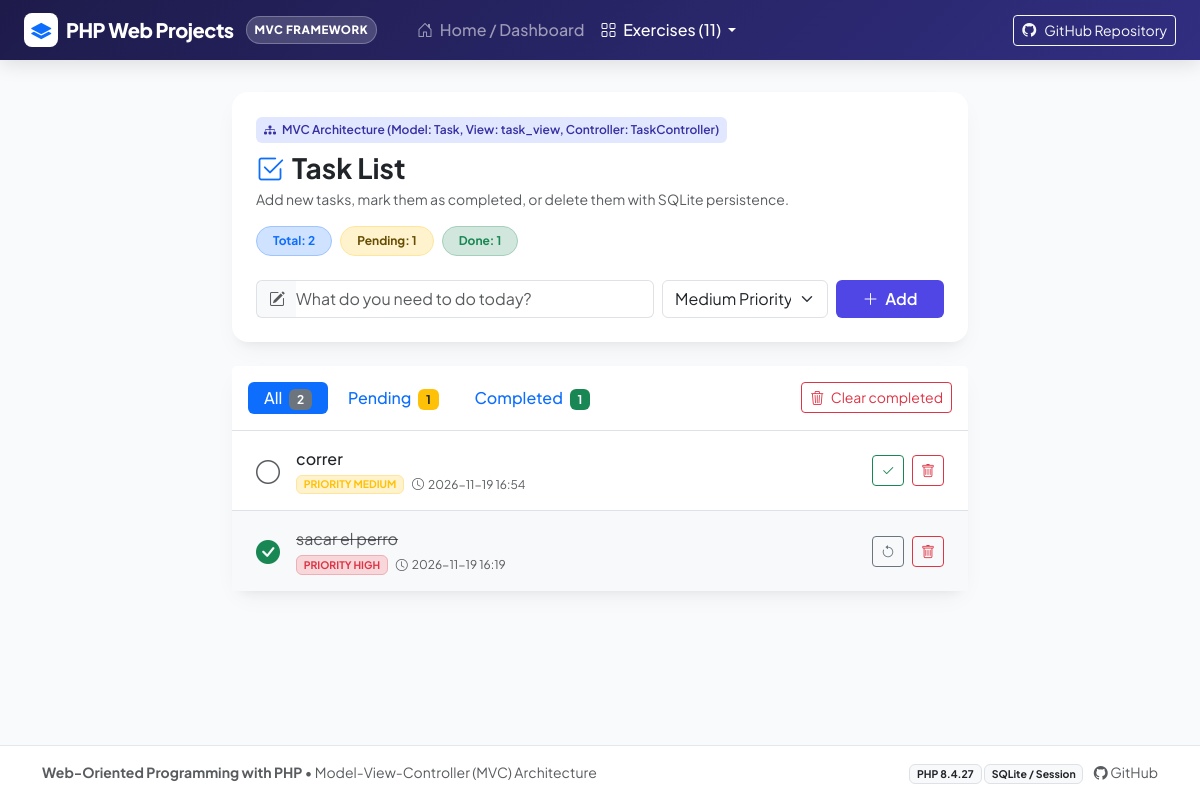
The page /01-lista-tareas/index.php on the database as committed earlier.
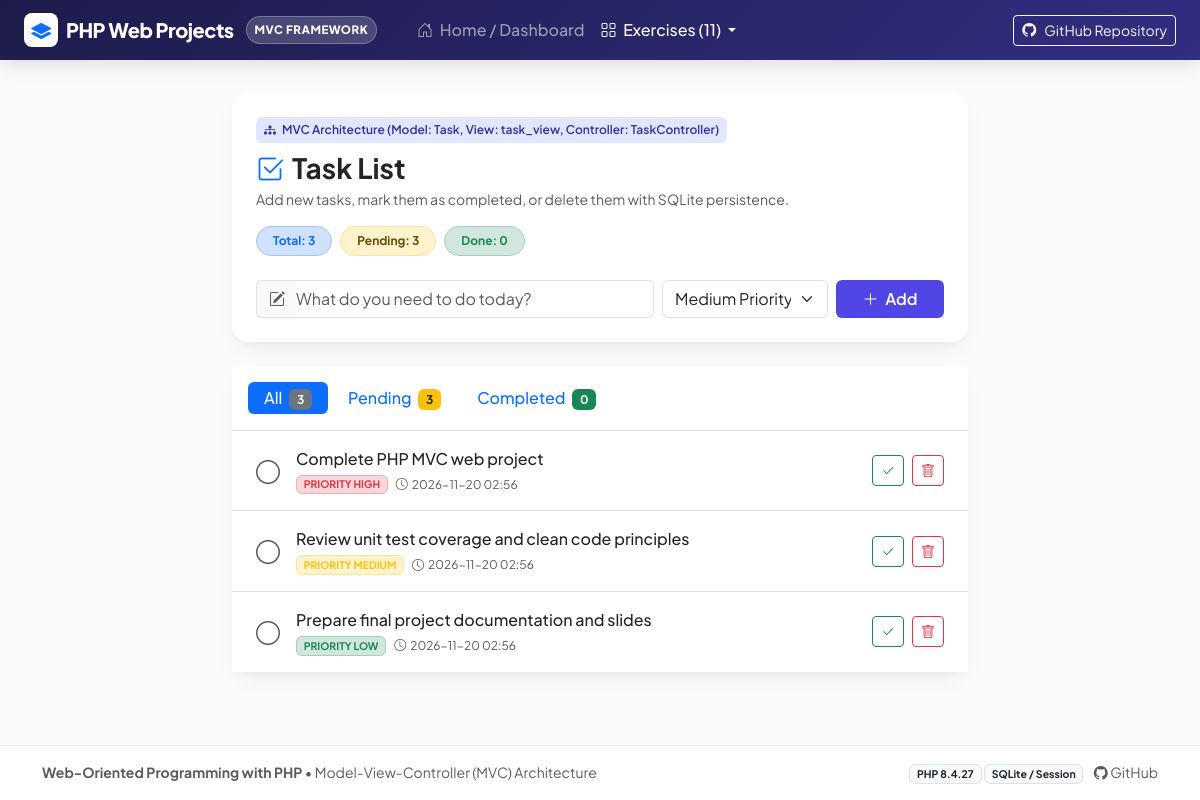
The same page on the database as committed later.
### tables this page shows
CREATE TABLE tasks (
            id INTEGER PRIMARY KEY AUTOINCREMENT,
            title TEXT NOT NULL,
            priority TEXT DEFAULT 'medium',
            completed INTEGER DEFAULT 0,
            created_at DATETIME DEFAULT CURRENT_TIMESTAMP
        );

### 01-lista-tareas/index.php (called while the page is built)
<?php
require_once __DIR__ . '/controllers/TaskController.php';
$controller = new TaskController();
$controller->handleRequest();

### 01-lista-tareas/models/Task.php (called while the page is built, shortened)
<?php
class Task {
    private PDO $db;
    public function __construct() {
        $dbPath = __DIR__ . '/../data/tasks.sqlite';
        $this->db = new PDO('sqlite:' . $dbPath);
        $this->db->setAttribute(PDO::ATTR_ERRMODE, PDO::ERRMODE_EXCEPTION);
        $this->db->setAttribute(PDO::ATTR_DEFAULT_FETCH_MODE, PDO::FETCH_ASSOC);
        $this->initializeTable();
    }
    private function initializeTable(): void {
        $sql = "CREATE TABLE IF NOT EXISTS tasks (
            id INTEGER PRIMARY KEY AUTOINCREMENT,
            title TEXT NOT NULL,
            priority TEXT DEFAULT 'medium',
            completed INTEGER DEFAULT 0,
            created_at DATETIME DEFAULT CURRENT_TIMESTAMP
        )";
        $this->db->exec($sql);
        $count = (int)$this->db->query("SELECT COUNT(*) FROM tasks")->fetchColumn();
    }
    public function getAll(string $filter = 'all'): array {
        $sql = "SELECT * FROM tasks";
        $sql .= " ORDER BY completed ASC,
                  CASE priority
                    WHEN 'high' THEN 1
                    WHEN 'alta' THEN 1
                    WHEN 'medium' THEN 2
                    WHEN 'media' THEN 2
                    WHEN 'low' THEN 3
                    WHEN 'baja' THEN 3
                    ELSE 4
                  END ASC, id DESC";
        $stmt = $this->db->query($sql);
        return $stmt->fetchAll();
    }
}

### 01-lista-tareas/views/task_view.php (the view, shortened to what the rows shown need)
<?php
require __DIR__ . '/../../shared/header.php';
?>
<div class="container py-2">
    <div class="row justify-content-center">
        <div class="col-lg-9 col-xl-8">
            <div class="card app-card mb-4 border-0">
                <div class="card-body p-4">
                    <div class="d-flex flex-wrap justify-content-between align-items-center gap-3 mb-3">
                        <div>
                            <h2 class="h3 fw-bold mb-1">
                                <i class="bi bi-check2-square text-primary me-2"></i>Task List
                            </h2>
                        </div>
                    </div>
                </div>
            </div>
            <div class="card app-card border-0">
                <div class="card-body p-0">
                    <?php if (empty($tasks)): ?>
                        <div class="text-center py-5">
                            <i class="bi bi-clipboard2-check text-muted display-4"></i>
                            <h5 class="mt-3 text-secondary">No tasks in this section</h5>
                            <p class="text-muted small">Add a task above to get started.</p>
                        </div>
                    <?php else: ?>
                        <ul class="list-group list-group-flush">
                            <?php foreach ($tasks as $task): ?>
                                <?php
                                    $isDone = (bool)$task['completed'];
                                    $prioClass = match($task['priority']) {
                                        'high', 'alta' => 'danger',
                                        'medium', 'media' => 'warning',
                                        'low', 'baja' => 'success',
                                        default => 'secondary'
                                    };
                                    $prioLabel = match($task['priority']) {
                                        'high', 'alta' => 'High',
                                        'medium', 'media' => 'Medium',
                                        'low', 'baja' => 'Low',
                                        default => 'Normal'
                                    };
                                ?>
                                <li class="list-group-item d-flex align-items-center justify-content-between py-3 px-4 <?= $isDone ? 'bg-light' : '' ?>">
                                    <div class="d-flex align-items-center gap-3 flex-grow-1 me-3">
                                        <a href="index.php?action=toggle&id=<?= $task['id'] ?>&filter=<?= urlencode($filter) ?>" class="text-decoration-none fs-4">
                                            <?php if ($isDone): ?>
                                                <i class="bi bi-check-circle-fill text-success"></i>
                                            <?php else: ?>
                                                <i class="bi bi-circle text-muted"></i>
                                            <?php endif; ?>
                                        </a>
                                        <div>
                                            <span class="fs-6 <?= $isDone ? 'text-decoration-line-through text-muted' : 'fw-medium text-dark' ?>">
                                                <?= htmlspecialchars($task['title']) ?>
                                            </span>
                                            <div class="small text-muted d-flex align-items-center gap-2 mt-1">
                                                <span class="badge bg-<?= $prioClass ?>-subtle text-<?= $prioClass ?> border border-<?= $prioClass ?>-subtle text-uppercase" style="font-size: 0.65rem;">
                                                    Priority <?= $prioLabel ?>
                                                </span>
                                                <span style="font-size: 0.75rem;">
                                                    <i class="bi bi-clock me-1"></i><?= date('Y-m-d H:i', strtotime($task['created_at'])) ?>
                                                </span>
                                            </div>
                                        </div>
                                    </div>
                                    <div class="d-flex align-items-center gap-2">
                                        <a href="index.php?action=toggle&id=<?= $task['id'] ?>&filter=<?= urlencode($filter) ?>" class="btn btn-sm <?= $isDone ? 'btn-outline-secondary' : 'btn-outline-success' ?>" title="Toggle status">
                                            <i class="bi <?= $isDone ? 'bi-arrow-counterclockwise' : 'bi-check2' ?>"></i>
                                        </a>
                                        <a href="index.php?action=delete&id=<?= $task['id'] ?>&filter=<?= urlencode($filter) ?>"
                                           class="btn btn-sm btn-outline-danger"
                                           title="Delete task"
                                           onclick="return confirm('Do you want to delete this task?');">
                                            <i class="bi bi-trash"></i>
                                        </a>
                                    </div>
                                </li>
                            <?php endforeach; ?>
                        </ul>
                    <?php endif; ?>
                </div>
            </div>
        </div>
    </div>
</div>
<?php require __DIR__ . '/../../shared/footer.php'; ?>

Rows that differ between the two databases and show on the page:
removed tasks: completed 0 (drawn), title "correr", priority "MEDIUM", created_at "2026-11-19 16:54"
removed tasks: completed 1 (drawn), title "sacar el perro", priority "HIGH", created_at "2026-11-19 16:19"
added tasks: completed 0 (drawn), title "Complete PHP MVC web project", priority "HIGH", created_at "2026-11-20 02:56"
added tasks: completed 0 (drawn), title "Review unit test coverage and clean code principles", priority "MEDIUM", created_at "2026-11-20 02:56"
changed tasks: completed 1 → 0 (drawn)
added tasks: completed 0 (drawn), title "Prepare final project documentation and slides", priority "LOW", created_at "2026-11-20 02:56"
Other text that changed with them:
$stats['total']: "2" → "3"
$stats['pending']: "1" → "3"
$stats['completed']: "1" → "0"
text no longer shown: "Clear completed"
